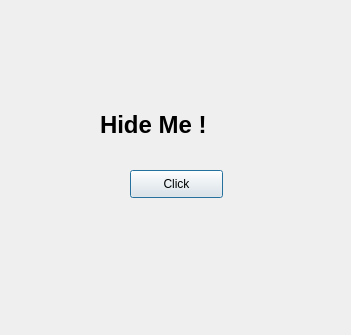
<?xml version="1.0" encoding="UTF-8"?>
<ui version="4.0">
 <class>Dialog</class>
 <widget class="QDialog" name="Dialog">
  <property name="geometry">
   <rect>
    <x>0</x>
    <y>0</y>
    <width>351</width>
    <height>335</height>
   </rect>
  </property>
  <property name="windowTitle">
   <string>Dialog</string>
  </property>
  <widget class="QLabel" name="label">
   <property name="geometry">
    <rect>
     <x>100</x>
     <y>100</y>
     <width>151</width>
     <height>51</height>
    </rect>
   </property>
   <property name="text">
    <string>&lt;html&gt;&lt;head/&gt;&lt;body&gt;&lt;p&gt;&lt;span style=&quot; font-size:18pt; font-weight:600;&quot;&gt;Hide Me !&lt;/span&gt;&lt;/p&gt;&lt;/body&gt;&lt;/html&gt;</string>
   </property>
  </widget>
  <widget class="QPushButton" name="pushButton">
   <property name="geometry">
    <rect>
     <x>130</x>
     <y>170</y>
     <width>93</width>
     <height>28</height>
    </rect>
   </property>
   <property name="text">
    <string>Click</string>
   </property>
  </widget>
 </widget>
 <resources/>
 <connections>
  <connection>
   <sender>pushButton</sender>
   <signal>clicked()</signal>
   <receiver>label</receiver>
   <slot>clear()</slot>
   <hints>
    <hint type="sourcelabel">
     <x>188</x>
     <y>180</y>
    </hint>
    <hint type="destinationlabel">
     <x>190</x>
     <y>129</y>
    </hint>
   </hints>
  </connection>
 </connections>
</ui>
